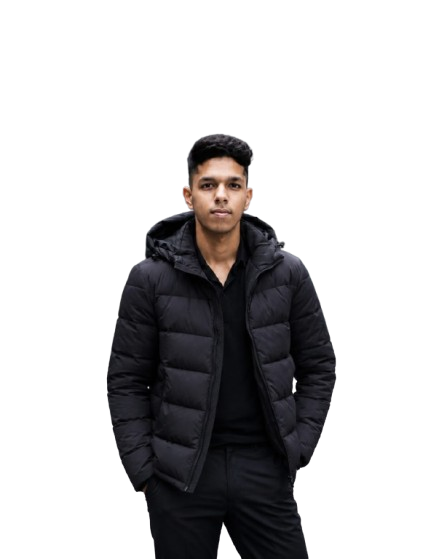
#> input picture assets/source-prepped.png, 447 x 559 px, found by its file name
$ python make_ascii_svg.py
#> lines starting #> are read from the running program, lines starting #| are printed output that depends on the picture
from PIL import Image
from pathlib import Path

# ----------------------------
# Configuration
# ----------------------------

INPUT_IMAGE = Path("assets/source-prepped.png")

ASCII_WIDTH = 100

ASCII_RAMP = " .`:-=+*cs#%@"

# ----------------------------
# Load Image
# ----------------------------

image = Image.open(INPUT_IMAGE)
#> image is the input picture: PIL image 447x559 RGBA; mean R, G, B, A 10.1, 9.1, 10, 68.5

print("Image Loaded Successfully")
print("Original Size :", image.size)
#| Original Size : (447, 559)
print("Mode :", image.mode)
#| Mode : RGBA

# ----------------------------
# Resize Image
# ----------------------------

width, height = image.size
#> width = 447; height = 559

aspect_ratio = height / width
#> aspect_ratio = 1.25

ascii_height = int(ASCII_WIDTH * aspect_ratio * 0.55)
#> ascii_height = 68

image = image.resize((ASCII_WIDTH, ascii_height))
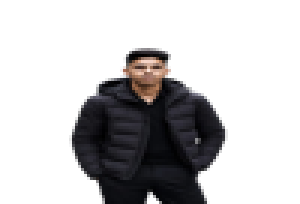
#> image: PIL image 100x68 RGBA (shown 3 times larger); mean R, G, B, A 10.8, 9.8, 10.7, 68.5; transparent parts drawn white

print("\nImage Resized Successfully")
print("New Size :", image.size)
#| New Size : (100, 68)

# ----------------------------
# Convert to Grayscale
# ----------------------------

image = image.convert("L")
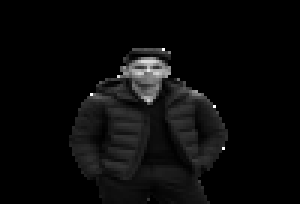
#> image: PIL image 100x68 L (shown 3 times larger); min 0, max 255, mean 10.2

print("\nConverted to Grayscale")
print("Mode :", image.mode)
#| Mode : L

# ----------------------------
# Convert Pixels to ASCII
# ----------------------------

pixels = list(image.getdata())
#> pixels = 6800 values, max 255 at index 1654, min 0 at index 0, mean 10.17

ascii_data = []

for pixel in pixels:

    index = (255 - pixel) * (len(ASCII_RAMP) - 1) // 255

    ascii_data.append(ASCII_RAMP[index])
#> after the loop, ascii_data = 6800 items, first 6: '@', '@', '@', '@', '@', '@'

print("\nASCII Characters Generated")
print("Total Characters :", len(ascii_data))
#| Total Characters : 6800

# ----------------------------
# Create ASCII Rows
# ----------------------------

ascii_rows = []

for i in range(0, len(ascii_data), ASCII_WIDTH):
    row = "".join(ascii_data[i:i + ASCII_WIDTH])
    ascii_rows.append(row)
#> this loop made 68 passes
#> i on passes 2 to 13: 100, 200, 300, 400, 500, 600, 700, 800, 900, 1000, 1100, 1200
#> after the loop, ascii_rows = 68 items

print("\nASCII Rows Created")
print("Total Rows :", len(ascii_rows))
#| Total Rows : 68

print("\nFirst 5 Rows:\n")

for row in ascii_rows[:5]:
    print("|" + row + "|")
#> this loop made 5 passes
